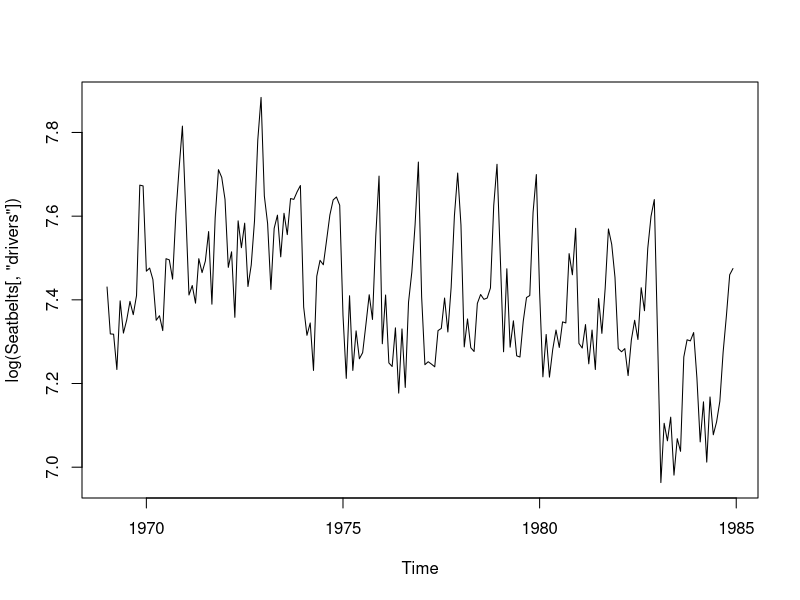

The R script that drew this image: (Note: this script raises an error after producing the figure.)

# linear Gaussian state space model - local level model with seasonality and exogenous variables

# UK car accidents data
data("Seatbelts")
help("Seatbelts")

# drivers killed or critically injured
plot( log(Seatbelts[,"drivers"]) )

# define state-space model - local level with seasonality and two variables
y_SSM <- SSModel(log(drivers) ~ SSMtrend(degree = 1, Q = list(NA))
                                  + SSMseasonal(period = 12, sea.type = "dummy", Q = NA)
                                  + log(PetrolPrice)
                                  + law,
                 data = Seatbelts, H = NA)
y_SSM

# examine state
y_SSM$a
# examine system matrices
y_SSM$T
y_SSM$R
y_SSM$Q
y_SSM$Z
y_SSM$H

# define update function for maximum likelihhod estimation
updatefn_KSI <- function(pars,model,...){
    model$H[] <- exp(pars[1])
    diag(model$Q[,,1])<- exp(c(pars[2:3]))
    model
}

# estimate model parameters using maximum likelihhod
y_ML <- fitSSM(inits = log( rep(var(log(Seatbelts[,'drivers']))/10, 3) ),
              model = y_SSM,
              updatefn = updatefn_KSI,
              method = "Nelder-Mead")
str(y_ML$model)

# estimated parameters - variance of innovations in measurement equation, state level equation, seasonal component equation
res <- data.frame(sigma2.measurement = y_ML$model$H[,,1],
                  sigma2.level = diag(y_ML$model$Q[,,1])[1],
                  sigma2.seasonality = diag(y_ML$model$Q[,,1])[2])
res

y_ML$model$Q
y_ML$model$H

# Kalman filtering and smoothing
y_KFS <- KFS(y_ML$model, filtering = c("state"), smoothing = c("state", "disturbance", "mean"))
y_KFS

# smoothed state
str(y_KFS$alphahat)
dimnames(y_KFS$alphahat)

# number of observations
T <- dim(Seatbelts)[1]

# estimated parameters for two explanatory variables
y_KFS$alphahat[T,1]
y_KFS$alphahat[T,2]


# actual values
y <- log(Seatbelts[,"drivers"])

# extract smoothed level, seasonal, and irregular components
y_lvl_KS <- y_KFS$alphahat[,1]*log(as.data.frame(Seatbelts)$PetrolPrice) + y_KFS$alphahat[,2]*(as.data.frame(Seatbelts)$law) + y_KFS$alphahat[,"level"]
y_sea_KS  <- y_KFS$alphahat[,"sea_dummy1"]
y_eps_KS  <- y_KFS$epshat

# smoothed data combinining level, seasonal, and effects of exogenous variables
y.KS_all <- rep(NA, T)
for (t in 1:T) { y.KS_all[t] <- y_KFS$alphahat[t,] %*% y_KFS$model$Z[,,t] }
# can be also obtained using predict function with missing n.ahead option
y.KS_all.CI <- predict(y_KFS$model, interval = "confidence", level = 0.9)

# check to see that the above two methods yield same results
cbind(y.KS_all, y.KS_all.CI)

par(mfrow = c(3,1), cex = 0.7)

# actual data and smoothed state component
cbind(y, y_lvl_KS) %>% ts(start = 1969, frequency = 12 ) %>%
    plot.ts(plot.type = "single", xlab = "", ylab = "log KSI", col = c("darkgrey","red"), lwd = c(1,2))
abline(v = 1969:2003, lty = "dotted", col = "lightgrey")
legend("topright", c("actual data","Kalman smoothed level"), col = c("darkgrey","red"), lwd = c(1,2), bty = "n")

# smoothed seasonal component
y_sea_KS %>% ts(start = 1969, frequency = 12) %>%
    plot(xlab = "", ylab = "log KSI", col = "red", lwd = 2)
abline(h = 0, col = "grey")
abline(v = 1969:2003, lty = "dotted", col = "lightgrey")
legend("topright", "Kalman smoothed seasonal component", col = "red", lwd = 2, bty = "n")

# smoothed irregular component
y_eps_KS %>% ts(start = 1969, frequency = 12) %>%
    plot(xlab = "", ylab = "log KSI", col = "red", lwd = 2)
abline(h = 0, col = "grey")
abline(v = 1969:2003, lty = "dotted", col = "lightgrey")
legend("topright", "irregular component", col = "red", lwd = 2, bty = "n")

